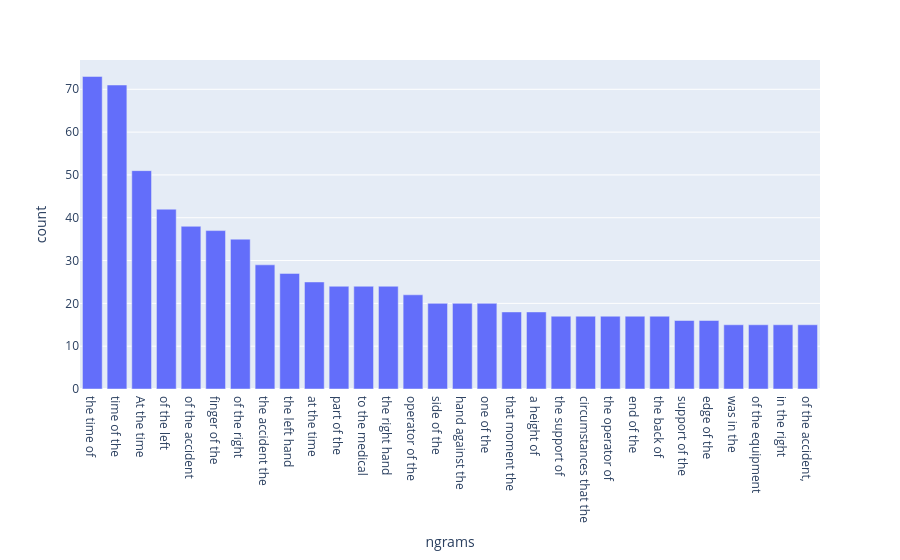

The notebook cell this image was saved under:
### Markdown cell above
### Trigram

### Code cell
data = ngram_func(3)[::-1]
data = data.sort_values('count', ascending=False)
fig = express.bar (data, x='ngrams',y='count')
fig.show()

### Figure 1 — Plotly figure (JSON) as saved in the notebook; plotly's stock layout.template omitted (floating-point values rounded to 4 significant figures)
{"data": [{"alignmentgroup": "True", "hovertemplate": "ngrams=%{x}<br>count=%{y}<extra></extra>", "legendgroup": "", "marker": {"color": "#636efa", "pattern": {"shape": ""}}, "name": "", "offsetgroup": "", "orientation": "v", "showlegend": false, "textposition": "auto", "type": "bar", "x": ["the time of", "time of the", "At the time", "of the left", "of the accident", "finger of the", "of the right", "the accident the", "the left hand", "at the time", "part of the", "to the medical", "the right hand", "operator of the", "side of the", "hand against the", "one of the", "that moment the", "a height of", "the support of", "circumstances that the", "the operator of", "end of the", "the back of", "support of the", "edge of the", "was in the", "of the equipment", "in the right", "of the accident,"], "xaxis": "x", "y": [73, 71, 51, 42, 38, 37, 35, 29, 27, 25, 24, 24, 24, 22, 20, 20, 20, 18, 18, 17, 17, 17, 17, 17, 16, 16, 15, 15, 15, 15], "yaxis": "y"}], "layout": {"barmode": "relative", "legend": {"tracegroupgap": 0}, "margin": {"t": 60}, "xaxis": {"anchor": "y", "domain": [0, 1], "title": {"text": "ngrams"}}, "yaxis": {"anchor": "x", "domain": [0, 1], "title": {"text": "count"}}}}
